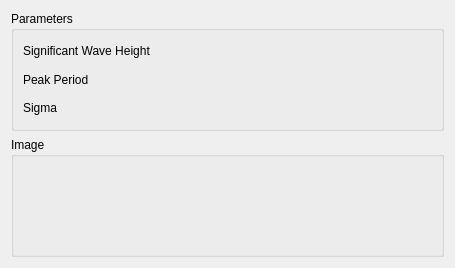
<?xml version="1.0" encoding="UTF-8"?>
<ui version="4.0">
 <class>SeaLabGui::DlgGaussianSwellSpectrum</class>
 <widget class="QWidget" name="SeaLabGui::DlgGaussianSwellSpectrum">
  <property name="geometry">
   <rect>
    <x>0</x>
    <y>0</y>
    <width>455</width>
    <height>268</height>
   </rect>
  </property>
  <property name="windowTitle">
   <string>Feature Parameters</string>
  </property>
  <property name="sizeGripEnabled" stdset="0">
   <bool>true</bool>
  </property>
  <layout class="QGridLayout" name="gridLayout">
   <item row="1" column="0">
    <widget class="QGroupBox" name="GroupBox5_5">
     <property name="title">
      <string>Image</string>
     </property>
     <layout class="QGridLayout" name="_6">
      <property name="leftMargin">
       <number>9</number>
      </property>
      <property name="topMargin">
       <number>9</number>
      </property>
      <property name="rightMargin">
       <number>9</number>
      </property>
      <property name="bottomMargin">
       <number>9</number>
      </property>
      <property name="spacing">
       <number>6</number>
      </property>
      <item row="1" column="0">
       <layout class="QHBoxLayout" name="horizontalLayout_9" stretch="0">
        <item>
         <widget class="QLabel" name="label_Image">
          <property name="text">
           <string/>
          </property>
         </widget>
        </item>
       </layout>
      </item>
     </layout>
    </widget>
   </item>
   <item row="0" column="0">
    <widget class="QGroupBox" name="GroupBox5_3">
     <property name="title">
      <string>Parameters</string>
     </property>
     <layout class="QGridLayout" name="_3">
      <property name="leftMargin">
       <number>9</number>
      </property>
      <property name="topMargin">
       <number>9</number>
      </property>
      <property name="rightMargin">
       <number>9</number>
      </property>
      <property name="bottomMargin">
       <number>9</number>
      </property>
      <property name="spacing">
       <number>6</number>
      </property>
      <item row="1" column="0">
       <layout class="QHBoxLayout" name="horizontalLayout" stretch="0,0">
        <item>
         <widget class="QLabel" name="label">
          <property name="text">
           <string>Significant Wave Height</string>
          </property>
         </widget>
        </item>
        <item>
         <widget class="Gui::QuantitySpinBox" name="doubleSpinBox_SignificantWaveHeight" native="true">
          <property name="keyboardTracking" stdset="0">
           <bool>false</bool>
          </property>
         </widget>
        </item>
       </layout>
      </item>
      <item row="2" column="0">
       <layout class="QHBoxLayout" name="horizontalLayout_4" stretch="0,0">
        <item>
         <widget class="QLabel" name="label_4">
          <property name="text">
           <string>Peak Period</string>
          </property>
         </widget>
        </item>
        <item>
         <widget class="Gui::QuantitySpinBox" name="doubleSpinBox_PeakPeriod" native="true">
          <property name="keyboardTracking" stdset="0">
           <bool>false</bool>
          </property>
         </widget>
        </item>
       </layout>
      </item>
      <item row="3" column="0">
       <layout class="QHBoxLayout" name="horizontalLayout_5" stretch="0,0">
        <item>
         <widget class="QLabel" name="label_5">
          <property name="text">
           <string>Sigma</string>
          </property>
         </widget>
        </item>
        <item>
         <widget class="Gui::QuantitySpinBox" name="doubleSpinBox_Sigma" native="true">
          <property name="keyboardTracking" stdset="0">
           <bool>false</bool>
          </property>
         </widget>
        </item>
       </layout>
      </item>
     </layout>
    </widget>
   </item>
  </layout>
 </widget>
 <customwidgets>
  <customwidget>
   <class>Gui::QuantitySpinBox</class>
   <extends>QWidget</extends>
   <header>Gui/QuantitySpinBox.h</header>
  </customwidget>
 </customwidgets>
 <resources/>
 <connections/>
</ui>
